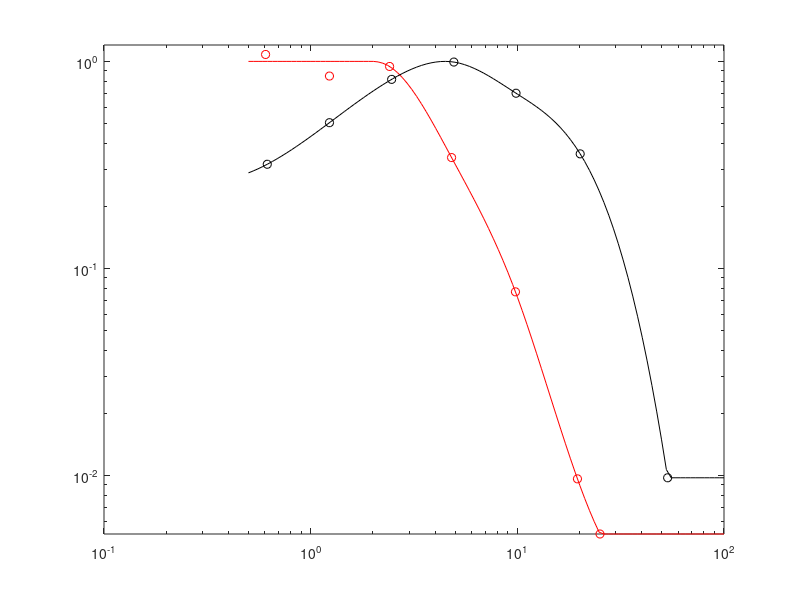

MATLAB code for this plot:

% Values obtained using the web plot digitized, applied to the 16 cell
% average from figure 9 of Lee 2007 JoV

midget = [0.6050875007272942, 207.30143890792442
    1.232846739442066, 163.0629189863448
    2.4088967285183034, 181.42087560797637
    4.806380863064389, 65.84651866079408
    9.792849742266032, 14.787139496981759
    19.539304046896113, 1.846754927214513
    25.118864315095795, 1];

parasol = [0.6165504968075404, 32.70727417075832
    1.232846739442066, 51.93751559698882
    2.465185075387883, 84.07873955784511
    4.929353553439602, 101.94553300259766
    9.856674331433043, 72.06768734806805
    20.14073128088476, 36.7158474278988
    53.366992312063125, 1];

finterp = logspace(log10(0.5),log10(100),100);

%% Midget
f = midget(:,1);
y = midget(:,2);
yfit = 10.^(spline(log10(f),log10(y),log10(finterp(finterp>1))));

% For the midget response, we do some hacking to force a plateau in the MTF
[a,b] = max(yfit);
yfit = [repmat(a,1,b+100-length(yfit)) yfit(b+1:end)];

% Force the MTF to have a floor above the CCF
a = find(yfit<1,1);
yfit(a:end)=1;

% Store the fit
midgetFit = yfit./max(yfit);

% plot
loglog(f,y./max(yfit),'or')
hold on
loglog(finterp,yfit./max(yfit),'-r')


%% Parasol
f = parasol(:,1);
y = parasol(:,2);
yfit = 10.^(spline(log10(f),log10(y),log10(finterp)));

% Force the MTF to have a floor above the CCF
a = find(yfit<1,1);
yfit(a:end)=1;

% Store the fit
parasolFit = yfit./max(yfit);

% plot
loglog(f,y./max(yfit),'ok')
hold on
loglog(finterp,yfit./max(yfit),'-k')
ylim([0 1.2])

%% Wool 2018
LminusMResponse = [0.539083557951483, 90.6832298136646
4.582210242587602, 69.25465838509317
12.331536388140162, 44.09937888198756
21.765498652291104, 28.881987577639748
38.67924528301887, 18.944099378881972
49.46091644204853, 16.149068322981364];

LplusMResponse = [0.6064690026954187, 65.21739130434781
4.851752021563343, 75.15527950310559
9.636118598382751, 82.91925465838509
14.285714285714288, 88.19875776397515
19.676549865229113, 92.2360248447205
29.31266846361186, 95.96273291925466
39.42048517520217, 97.51552795031056
49.595687331536396, 97.20496894409938];
% 
% semilogx(LminusMResponse(:,1),LminusMResponse(:,2),'-r');
% hold on
% semilogx(LplusMResponse(:,1),LplusMResponse(:,2),'-k');


% Make some mixes
for mRatio = 0:0.1:0.5
    myFit = parasolFit.*(1-mRatio) + midgetFit.*mRatio;
    finterp(find(myFit==max(myFit)))
end

